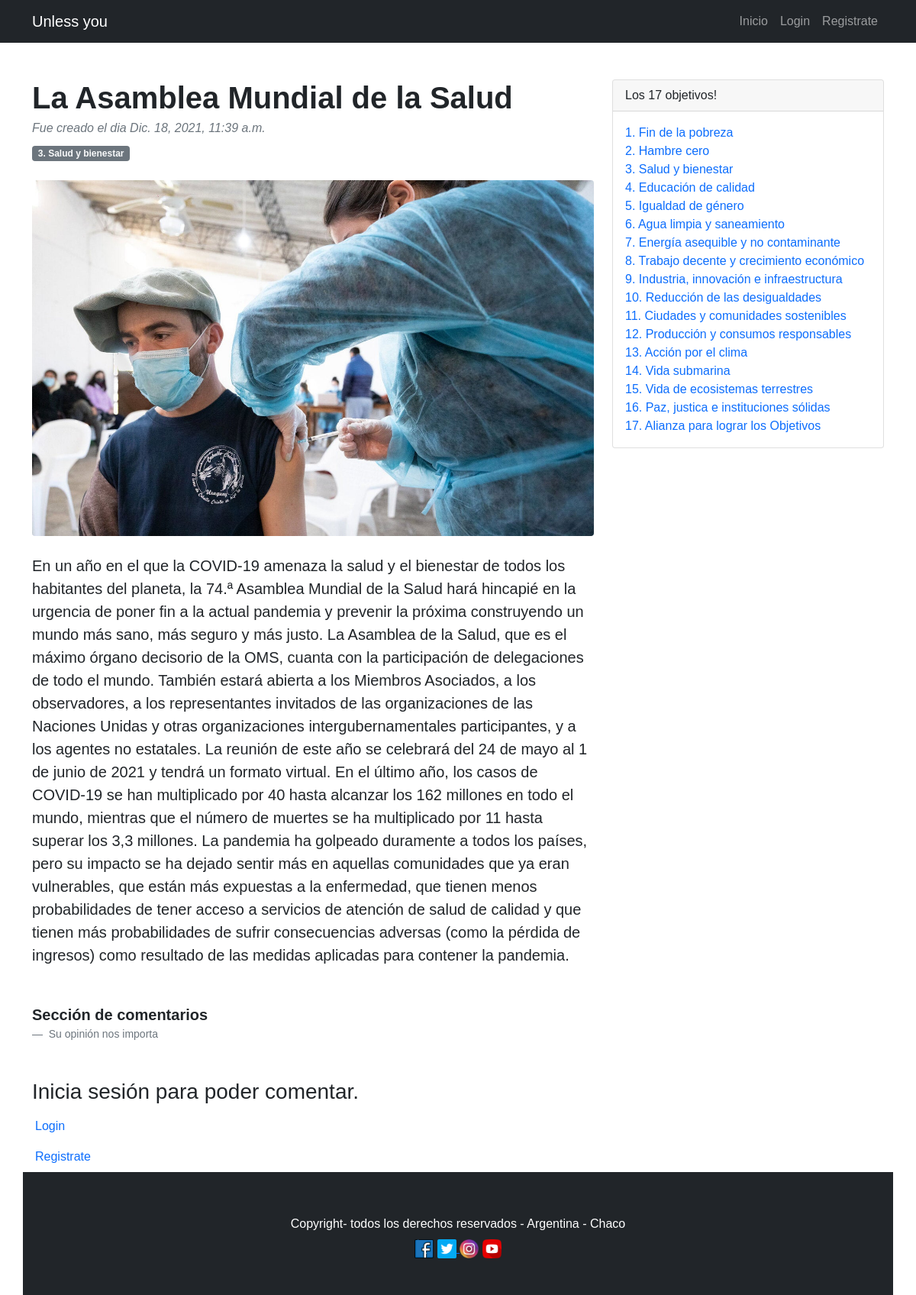
The page /posts/detalle/10 on the database its author committed.
### apps/posts/models.py (models this page shows, shortened)
class Posts(models.Model):
	nombre = models.CharField(max_length=255)
	body = models.TextField(null = True)
	fecha_post = models.DateTimeField(auto_now_add=True, null = True)
	Ods = models.ForeignKey(Ods, on_delete = models.CASCADE)
	imagen = models.ImageField(upload_to='imagenes_posts', null=True)
	class Meta:
		ordering = ['-fecha_post']

class Ods(models.Model):
	nombre = models.CharField(max_length = 255)
	descripcion = models.TextField(null = True)
	imagen = models.ImageField(upload_to='imagenes_ods', null=True)
	def __str__(self):
		return self.nombre

### apps/posts/views.py (the view)
# urls.py: path('detalle/<int:pk>', views.DetallePost, name= 'detalle'),
def DetallePost(request, pk):
	p = Posts.objects.get(pk = pk)
	ctx = {}
	ctx['posts'] = p
	o = Ods.objects.all()
	ctx['Ods'] = o
	comments = p.comments.filter(status=True)
	SoloEstePost = None
	if request.method == 'POST':
		comment_form = NuevoComentario(request.POST,)
		if comment_form.is_valid():
			SoloEstePost = comment_form.save(commit=False)
			SoloEstePost.Posts = p
			SoloEstePost.save()
	else:
		comment_form = NuevoComentario()
	return render(request, 'Posts/detallePost.html', {'p': p, 'comments': SoloEstePost, 'comments': comments, 'comment_form': comment_form, 'posts': p, 'Ods': o})

### templates/Posts/detallePost.html (shortened to what this page needs)
{% load static %}
<!DOCTYPE html>
<html lang="en">
    <head>
        <link rel="stylesheet" type="text/css" href="{% static 'css/styles.css' %}">
    </head>
    <body>
        <nav class="navbar navbar-expand-lg navbar-dark bg-dark">
            <div class="container">
                <a class="navbar-brand" href="{% url 'primera_vista' %}">Unless you</a>
                <div class="collapse navbar-collapse" id="navbarSupportedContent">
                    <ul class="navbar-nav ms-auto mb-2 mb-lg-0">
                        {% if user.is_authenticated %}
                            <li class="nav-item"><a class="nav-link" >Bienvenid@ {{ user.username }}</a></li>
                            <li class="nav-item"><a class="nav-link" href="{% url 'primera_vista' %}">Inicio</a></li>
                            <li class="nav-item"><a class="nav-link" href="{% url 'logout' %}">Cerrar Sesion</a></li>
                            <li class="nav-item"><a class="nav-link" href="{% url 'posts:alta_post' %}">Crear Post</a></li>
                        {% else %}
                             <li class="nav-item"><a class="nav-link" href="{% url 'primera_vista' %}">Inicio</a></li>
                            <li class="nav-item"><a class="nav-link" href="{% url 'login' %}">Login</a></li>
                            <li class="nav-item"><a class="nav-link" href="{% url 'register' %}">Registrate</a></li>
                        {% endif %}
                    </ul>
                </div>
            </div>
        </nav>
        <div class="container mt-5">
            <div class="row">
                <div class="col-lg-8">
                    <article>
                        <header class="mb-4">
                            <h1 class="fw-bolder mb-1">{{ posts.nombre }}</h1>
                            <div class="text-muted fst-italic mb-2">Fue creado el dia {{ posts.fecha_post }}</div>
                            <a class="badge bg-secondary text-decoration-none link-light">{{ posts.Ods }}</a>
                        </header>
                        <figure class="mb-4"><img class="img-fluid rounded" src="{{posts.imagen.url}}" alt="..." /></figure>
                        <section class="mb-5">
                            <p class="fs-5 mb-4">{{ posts.body }}</p>
                        </section>
                    </article>
                    <figure><strong>
                        <blockquote class="blockquote">
                          <p>Sección de comentarios</p></strong>
                        <figcaption class="blockquote-footer">
                          Su opinión nos importa
                        </figcaption>
                      </figure>
            </div>
            <div class="col-lg-4">
                <div class="card mb-4">
                    <div class="card-header">Los 17 objetivos!</div>
                    <div class="card-body">
                        <div class=".row">
                            <div class=".col-lg-8">
                                <ul class="list-unstyled mb-0">
                                    {% for o in Ods %}
                                        <li><a href="{% url 'posts:filtro' o.pk%}" style="text-decoration: none;">{{o.nombre}}</a></li>
                                    {% endfor %}
                                </ul>
                            </div>
                        </div>
                    </div>
                </div>
            </div>
    {% if user.is_authenticated %}
    <h2 class="display-5">Hacer un nuevo comentario</h2>
    <form id="myForm" method="POST">
        {{comment_form.as_p}}
        {% csrf_token %}
        <button type='submit' class="btn - btn-primary btn-lg btn-block"> Comentar </button>
    </form>
    {% else %}
    <h3 class="Display-5">Inicia sesión para poder comentar.</h3>
    <a class="nav-link" href="{% url 'login' %}">Login</a>
    <a class="nav-link" href="{% url 'register' %}">Registrate</a>
    {% endif %}
        <footer class="py-5 bg-dark">
            <div class="container"><p class= "m-2 text-center text-white"> Copyright- todos los derechos reservados - Argentina - Chaco </p>
            </div>
            <div class="container">
                <div class="row justify-content-center ">
                    <div class="col-md-12 text-center justify-content-center">
                        <div class="enlaceRedes">
                            <a href="https://facebook.com"> <img class="facebook" width="25" height="25" margin-right:5rem; #facebook:hover src="{% static 'img/facebook.png' %}"></a>
                            <a href="https://twitter.com"> <img class="twitter" width="25" height="25" margin-right:5rem; src="{% static 'img/twiter.png' %}">
                            </a>
                            <a href="https://instagram.com"> <img class="instagram" width="25" height="25" margin-right:5rem; src="{% static 'img/instagram.png' %}"></a>
                            <a href="https://youtube.com"> <img class="youtube" width="25" height="25" margin-right:5rem; #facebook:hover src="{% static 'img/youtube.png' %}"></a>
                        </div>
                    </div>
                </div>
            </div>
        </footer>
    </body>
</html>

### rows shown on the page
Posts: nombre "La Asamblea Mundial de la Salud", fecha_post "Dic. 18, 2021, 11:39 a.m.", Ods "3. Salud y bienestar", imagen (picture), body "En un año en el que la COVID-19 amenaza la salud y el bienestar de todos los habitantes del planeta, la 74.ª Asamblea Mundial de la Salud hará hincapié en la urgencia de poner fin a la actual pandemia y prevenir la próxima construyendo un mundo más sano, más seguro y más justo. La Asamblea de la Salud, que es el máximo órgano decisorio de la OMS, cuanta con la participación de delegaciones de todo el mundo. También estará abierta a los Miembros Asociados, a los observadores, a los representantes invitados de las organizaciones de las Naciones Unidas y otras organizaciones intergubernamentales participantes, y a los agentes no estatales. La reunión de este año se celebrará del 24 de mayo al…"
Ods: nombre "1. Fin de la pobreza"
Ods: nombre "2. Hambre cero"
Ods: nombre "3. Salud y bienestar"
Ods: nombre "4. Educación de calidad"
Ods: nombre "5. Igualdad de género"
Ods: nombre "6. Agua limpia y saneamiento"
Ods: nombre "7. Energía asequible y no contaminante"
Ods: nombre "8. Trabajo decente y crecimiento económico"
Ods: nombre "9. Industria, innovación e infraestructura"
Ods: nombre "10. Reducción de las desigualdades"
Ods: nombre "11. Ciudades y comunidades sostenibles"
Ods: nombre "12. Producción y consumos responsables"
Ods: nombre "13. Acción por el clima"
Ods: nombre "14. Vida submarina"
Ods: nombre "15. Vida de ecosistemas terrestres"
Ods: nombre "16. Paz, justica e instituciones sólidas"
Ods: nombre "17. Alianza para lograr los Objetivos"
